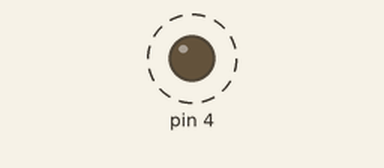
A sketch run on a simulated Arduino Uno, built with avr-gcc and run on an emulated ATmega328P. On the bench: output pins drawn as LEDs (lit = HIGH). Dashed ring = blinking. What the sketch prints to the serial monitor is not drawn.

Above: at 0.5 s.
Timing chart, 0 to 4.6 s (numbered marks = the images above):
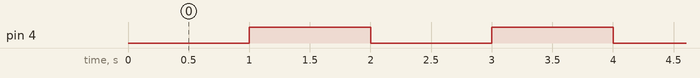

Measured:
- by itself, pin 4: alternates HIGH for 1.0 s and LOW for 1.0 s

The sketch:

ArduinoTimerExample.ino
```cpp
#include <arduino-timer.h>

auto timer = timer_create_default();
Timer<3, millis> timer2;
Timer<3, millis, const char *> timer3;

bool blink(void *);
bool message(void *);
bool message2(const char *m);

void setup() {
  Serial.begin(115200);
  Serial.println("Arduino Timer");

  pinMode(4, OUTPUT);

  timer.every(1000, blink);
  auto task = timer2.in(2000, message);
  //timer2.cancel(task)

  timer3.in(4000, message2, "Arduino!");
}

void loop() {
  timer.tick();
  timer2.tick();
  timer3.tick();
}

bool blink(void *) {
  digitalWrite(4, !digitalRead(4));
  Serial.println("Blink");
  return true;
}

bool message(void *) {
  Serial.println("Hello!");
  return true;
}

bool message2(const char *m){
  Serial.print("Hello ");
  Serial.println(m);
  return true;
}
```
